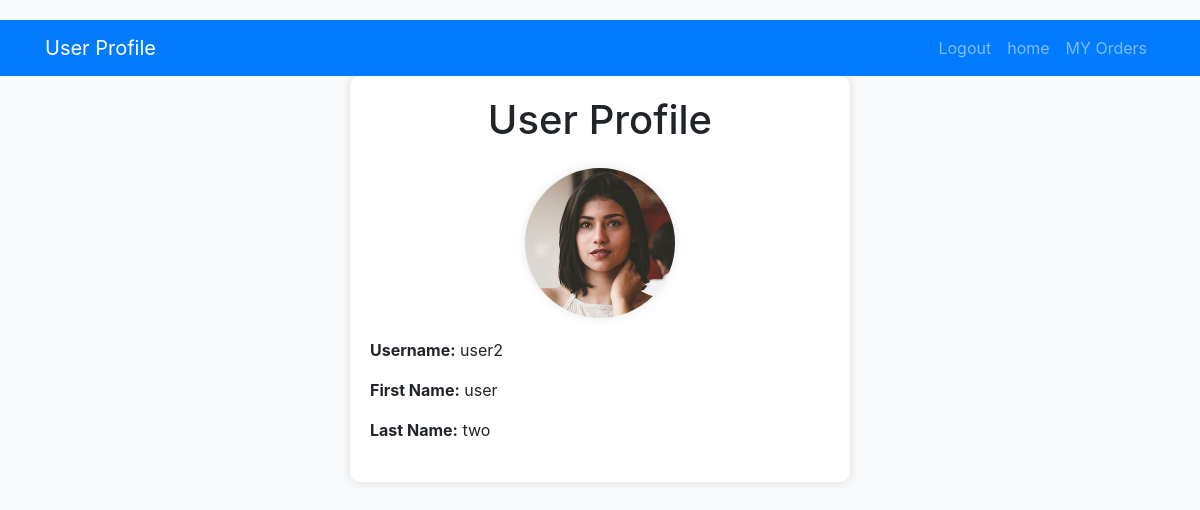
Page /profile_user.php (signed in) on the committed database.
### tables this page shows
CREATE TABLE IF NOT EXISTS `users` (
  `id` int NOT NULL AUTO_INCREMENT,
  `username` varchar(50) NOT NULL,
  `email` varchar(100) NOT NULL,
  `password` varchar(255) NOT NULL,
  `role` varchar(10) DEFAULT 'user',
  `firstname` varchar(255) DEFAULT 'firstname',
  `lastname` varchar(255) DEFAULT 'lastname',
  `last_login` timestamp NULL DEFAULT CURRENT_TIMESTAMP,
  `is_online` tinyint(1) DEFAULT '0',
  `online_status` varchar(255) DEFAULT 'Offline',
  `blocked` tinyint(1) DEFAULT '0',
  `photo_profile` varchar(255) DEFAULT 'photo',
  `country` varchar(255) DEFAULT 'contry',
  PRIMARY KEY (`id`)
);

### profile_user.php (the view, shortened to what this page needs)
<!DOCTYPE html>
<html lang="en">
<head>
    <link href="https://maxcdn.bootstrapcdn.com/bootstrap/4.5.2/css/bootstrap.min.css" rel="stylesheet">
</head>
<body>
    <nav class="navbar navbar-expand-lg navbar-dark">
        <div class="container">
            <a class="navbar-brand" href="#">User Profile</a>
            <div class="collapse navbar-collapse" id="navbarSupportedContent">
                <ul class="navbar-nav ml-auto">
                    <li class="nav-item">
                    <a class="nav-link" href="logout.php">Logout</a>
                    </li>
                    <li class="nav-item">
                    <a class="nav-link" href="home.php">home</a>
                    </li>
                    <li class="nav-item">
                    <a class="nav-link" href="myorders.php">MY Orders</a>
                    </li>
                </ul>
            </div>
        </div>
    </nav>
    <div class="container">
        <div class="profile-container">
            <h1 class="text-center mb-4">User Profile</h1>
            <?php
            $servername = "localhost";
            $username = "root";
            $password = "";
            $database = "project";
            $conn = new mysqli($servername, $username, $password, $database);
            $user_id = $_SESSION["id"];
            $sql = "SELECT * FROM users WHERE id = $user_id";
            $result = $conn->query($sql);
            if ($result->num_rows > 0) {
                while ($row = $result->fetch_assoc()) {
                    $username = $row["username"];
                    $first_name = $row["firstname"];
                    $last_name = $row["lastname"];
                    $image = $row["photo_profile"];
            ?>
            <div class="text-center">
                <img class="profile-image" src="<?php echo $image; ?>" alt="User Image" width="150">
            </div>
            <div class="profile-info">
                <p><strong>Username:</strong> <?php echo $username; ?></p>
                <p><strong>First Name:</strong> <?php echo $first_name; ?></p>
                <p><strong>Last Name:</strong> <?php echo $last_name; ?></p>
            </div>
            <?php
                }
            } else {
                echo "0 results";
            }
            ?>
        </div>
    </div>
</body>
</html>

### profile_user.php (style rules this page uses)
body { background-color: #f8f9fa; padding-top: 20px; }
.profile-container { max-width: 500px; margin: auto; background-color: #fff; padding: 20px; border-radius: 10px; box-shadow: 0 0 10px rgba(0, 0, 0, 0.1); }
.profile-image { border-radius: 50%; margin-bottom: 20px; box-shadow: 0 0 10px rgba(0, 0, 0, 0.1); }
.profile-info { margin-bottom: 20px; }
.navbar { background-color: #007bff; }

### rows in the picture
users: photo_profile (picture), username "user2", firstname "user", lastname "two"
